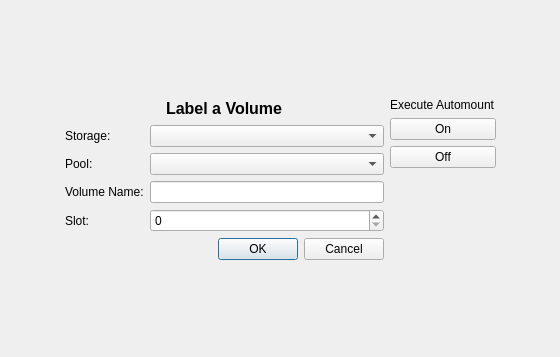
<?xml version="1.0" encoding="UTF-8"?>
<ui version="4.0">
 <class>labelForm</class>
 <widget class="QWidget" name="labelForm">
  <property name="geometry">
   <rect>
    <x>0</x>
    <y>0</y>
    <width>560</width>
    <height>357</height>
   </rect>
  </property>
  <property name="focusPolicy">
   <enum>Qt::NoFocus</enum>
  </property>
  <property name="windowTitle">
   <string>Form</string>
  </property>
  <layout class="QGridLayout">
   <property name="margin">
    <number>9</number>
   </property>
   <property name="spacing">
    <number>6</number>
   </property>
   <item row="0" column="1">
    <spacer>
     <property name="orientation">
      <enum>Qt::Vertical</enum>
     </property>
     <property name="sizeType">
      <enum>QSizePolicy::Expanding</enum>
     </property>
     <property name="sizeHint" stdset="0">
      <size>
       <width>421</width>
       <height>48</height>
      </size>
     </property>
    </spacer>
   </item>
   <item row="2" column="1">
    <spacer>
     <property name="orientation">
      <enum>Qt::Vertical</enum>
     </property>
     <property name="sizeType">
      <enum>QSizePolicy::Expanding</enum>
     </property>
     <property name="sizeHint" stdset="0">
      <size>
       <width>431</width>
       <height>48</height>
      </size>
     </property>
    </spacer>
   </item>
   <item row="1" column="1">
    <layout class="QGridLayout">
     <property name="margin">
      <number>0</number>
     </property>
     <property name="spacing">
      <number>6</number>
     </property>
     <item row="5" column="0" colspan="2">
      <layout class="QHBoxLayout">
       <property name="spacing">
        <number>6</number>
       </property>
       <property name="margin">
        <number>0</number>
       </property>
       <item>
        <spacer>
         <property name="orientation">
          <enum>Qt::Horizontal</enum>
         </property>
         <property name="sizeHint" stdset="0">
          <size>
           <width>40</width>
           <height>20</height>
          </size>
         </property>
        </spacer>
       </item>
       <item>
        <widget class="QPushButton" name="okButton">
         <property name="text">
          <string>OK</string>
         </property>
         <property name="default">
          <bool>true</bool>
         </property>
        </widget>
       </item>
       <item>
        <widget class="QPushButton" name="cancelButton">
         <property name="text">
          <string>Cancel</string>
         </property>
        </widget>
       </item>
      </layout>
     </item>
     <item row="3" column="0">
      <widget class="QLabel" name="label_5">
       <property name="text">
        <string>Volume Name:</string>
       </property>
       <property name="buddy">
        <cstring>volumeName</cstring>
       </property>
      </widget>
     </item>
     <item row="2" column="1">
      <widget class="QComboBox" name="poolCombo"/>
     </item>
     <item row="1" column="0">
      <widget class="QLabel" name="label_2">
       <property name="text">
        <string>Storage:</string>
       </property>
       <property name="buddy">
        <cstring>storageCombo</cstring>
       </property>
      </widget>
     </item>
     <item row="3" column="1">
      <widget class="QLineEdit" name="volumeName">
       <property name="minimumSize">
        <size>
         <width>200</width>
         <height>0</height>
        </size>
       </property>
       <property name="focusPolicy">
        <enum>Qt::StrongFocus</enum>
       </property>
       <property name="whatsThis">
        <string>Enter Name of Volume to create</string>
       </property>
      </widget>
     </item>
     <item row="4" column="1">
      <widget class="QSpinBox" name="slotSpin">
       <property name="maximum">
        <number>10000</number>
       </property>
      </widget>
     </item>
     <item row="4" column="0">
      <widget class="QLabel" name="label_4">
       <property name="text">
        <string>Slot:</string>
       </property>
       <property name="buddy">
        <cstring>slotSpin</cstring>
       </property>
      </widget>
     </item>
     <item row="0" column="2" rowspan="6">
      <layout class="QVBoxLayout">
       <property name="spacing">
        <number>6</number>
       </property>
       <property name="margin">
        <number>0</number>
       </property>
       <item>
        <widget class="QLabel" name="label_6">
         <property name="text">
          <string>Execute Automount</string>
         </property>
        </widget>
       </item>
       <item>
        <widget class="QPushButton" name="automountOnButton">
         <property name="text">
          <string>On</string>
         </property>
        </widget>
       </item>
       <item>
        <widget class="QPushButton" name="automountOffButton">
         <property name="text">
          <string>Off</string>
         </property>
        </widget>
       </item>
       <item>
        <spacer>
         <property name="orientation">
          <enum>Qt::Vertical</enum>
         </property>
         <property name="sizeHint" stdset="0">
          <size>
           <width>20</width>
           <height>61</height>
          </size>
         </property>
        </spacer>
       </item>
      </layout>
     </item>
     <item row="1" column="1">
      <widget class="QComboBox" name="storageCombo"/>
     </item>
     <item row="2" column="0">
      <widget class="QLabel" name="label_3">
       <property name="text">
        <string>Pool:</string>
       </property>
       <property name="buddy">
        <cstring>poolCombo</cstring>
       </property>
      </widget>
     </item>
     <item row="0" column="0" colspan="2">
      <layout class="QHBoxLayout">
       <property name="spacing">
        <number>6</number>
       </property>
       <property name="margin">
        <number>0</number>
       </property>
       <item>
        <spacer>
         <property name="orientation">
          <enum>Qt::Horizontal</enum>
         </property>
         <property name="sizeHint" stdset="0">
          <size>
           <width>71</width>
           <height>21</height>
          </size>
         </property>
        </spacer>
       </item>
       <item>
        <widget class="QLabel" name="label">
         <property name="maximumSize">
          <size>
           <width>16777215</width>
           <height>30</height>
          </size>
         </property>
         <property name="text">
          <string>&lt;html&gt;&lt;head&gt;&lt;meta name=&quot;qrichtext&quot; content=&quot;1&quot; /&gt;&lt;style type=&quot;text/css&quot;&gt;
p, li { white-space: pre-wrap; }
&lt;/style&gt;&lt;/head&gt;&lt;body style=&quot; font-family:'Sans Serif'; font-size:9pt; font-weight:400; font-style:normal; text-decoration:none;&quot;&gt;
&lt;p style=&quot; margin-top:0px; margin-bottom:0px; margin-left:0px; margin-right:0px; -qt-block-indent:0; text-indent:0px;&quot;&gt;&lt;span style=&quot; font-size:12pt; font-weight:600;&quot;&gt;Label a Volume&lt;/span&gt;&lt;/p&gt;&lt;/body&gt;&lt;/html&gt;</string>
         </property>
        </widget>
       </item>
       <item>
        <spacer>
         <property name="orientation">
          <enum>Qt::Horizontal</enum>
         </property>
         <property name="sizeHint" stdset="0">
          <size>
           <width>81</width>
           <height>20</height>
          </size>
         </property>
        </spacer>
       </item>
      </layout>
     </item>
    </layout>
   </item>
   <item row="1" column="2">
    <spacer>
     <property name="orientation">
      <enum>Qt::Horizontal</enum>
     </property>
     <property name="sizeHint" stdset="0">
      <size>
       <width>40</width>
       <height>131</height>
      </size>
     </property>
    </spacer>
   </item>
   <item row="1" column="0">
    <spacer>
     <property name="orientation">
      <enum>Qt::Horizontal</enum>
     </property>
     <property name="sizeHint" stdset="0">
      <size>
       <width>40</width>
       <height>121</height>
      </size>
     </property>
    </spacer>
   </item>
  </layout>
 </widget>
 <resources/>
 <connections/>
</ui>
